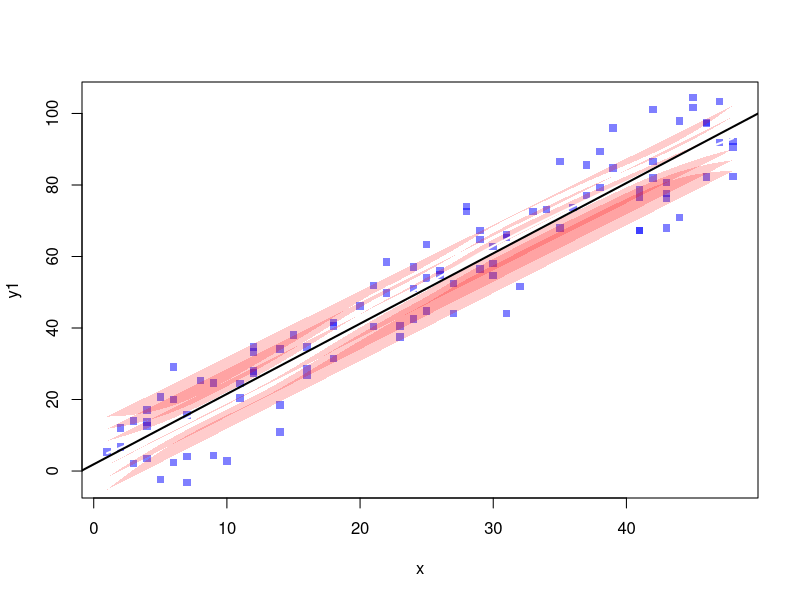
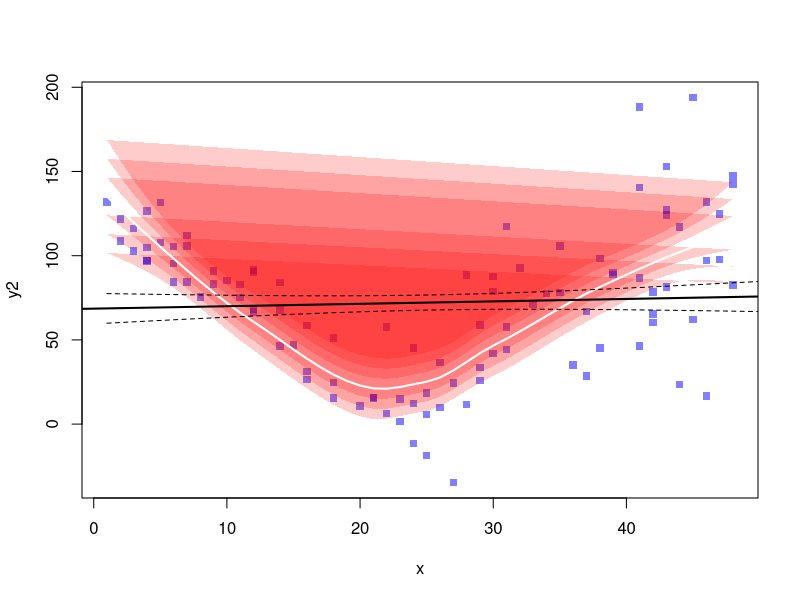

Write the R code that produced these figures, in order.
#' # Local Regression (LOESS) #
#' 
#' Sometimes we have bivariate data that are not well represented by a linear function (even if the variables are transformed). We might be able to see a relationship between the data in a scatterplot, but we are unable to fit a parametric model that properly describes the relationship between outcome and predictor. This might be particularly common when our predictor is a time variable and the outcome is a time-series.
#' In these situations, one way to grasp and convey the relationship is with "local regression," which fits a nonparametric curve to a scatterplot.
#' Note: Local regression also works in multivariate contexts, but we'll focus on the bivariate form here for sake of simplicity.
#'
#' Let's create a simple bivariate relationship and a complex one to see how local regression works in both cases.
set.seed(100)
x <- sample(1:50,100,TRUE)
y1 <- 2*x + rnorm(50,0,10)
y2 <- 5 + rnorm(100,5*abs(x-25),abs(x-10)+10)
#'
#' ## Fitting and visualizing local regressions ##
#' We can fit the local regression using the `loess` function, which takes a formula object as its argument, just like any other regression:
localfit <- loess(y1~x)
#' We can look at the `summary` of the `localfit` object, but - unlike parametric regression methods - the summary won't tell us much.
summary(localfit)
#' Local regression doesn't produce coefficients, so there's no way to see the model in tabular form. Instead we have to look at its predicted values and plot them visually.
#'
#' We can calculate predicted values at each possible value of `x`:
localp <- predict(localfit,data.frame(x=1:50), se=TRUE)
#' The result is a vector of predicted values:
localp
#'
#' To see the loess curve, we can simply plot the fitted values. We'll do something a little more interesting though. We'll start by plotting our original data (in blue), then plot the standard errors as polygons (using the `polygon`) function (for 1-, 2-, and 3-SEs), then overlay the fitted loess curve in white.
#' The plot nicely shows the fit to the data and the increasing uncertainty about the conditional mean at the tails of the independent variable. We also see that these data are easily modeled by a linear regression, which we could add to the plot.
plot(y1~x, pch=15, col=rgb(0,0,1,.5))
# one SE
polygon(c(1:50,50:1), c(localp$fit-localp$se.fit,rev(localp$fit+localp$se.fit)), col=rgb(1,0,0,.2), border=NA)
# two SEs
polygon(c(1:50,50:1), c(localp$fit-2*localp$se.fit,rev(localp$fit+2*localp$se.fit)), col=rgb(1,0,0,.2), border=NA)
# three SEs
polygon(c(1:50,50:1), c(localp$fit-3*localp$se.fit,rev(localp$fit+3*localp$se.fit)), col=rgb(1,0,0,.2), border=NA)
# loess curve:
lines(1:50, localp$fit, col='white', lwd=2)
# overlay a linear fit:
abline(lm(y1~x), lwd=2)
#' 
#' Loess works well in a linear situation, but in those cases we're better off fitting the linear model because then we can get directly interpretable coefficients. The major downside of local regression is that we can only see it and understand it as a graph.
#'
#' We can repeat the above process for our second outcome, which lacks a clear linear relationship between predictor `x` and outcome `y2`:
localfit <- loess(y2~x)
localp <- predict(localfit,data.frame(x=1:50), se=TRUE)
plot(y2~x, pch=15, col=rgb(0,0,1,.5))
# one SE
polygon(c(1:50,50:1), c(localp$fit-localp$se.fit,rev(localp$fit+localp$se.fit)), col=rgb(1,0,0,.2), border=NA)
# two SEs
polygon(c(1:50,50:1), c(localp$fit-2*localp$se.fit,rev(localp$fit+2*localp$se.fit)), col=rgb(1,0,0,.2), border=NA)
# three SEs
polygon(c(1:50,50:1), c(localp$fit-3*localp$se.fit,rev(localp$fit+3*localp$se.fit)), col=rgb(1,0,0,.2), border=NA)
# loess curve:
lines(1:50, localp$fit, col='white', lwd=2)
# overlay a linear fit and associated standard errors:
lmfit <- lm(y2~x)
abline(lmfit, lwd=2)
lmp <- predict(lmfit,data.frame(x=1:50), se.fit=TRUE)
lines(1:50, lmp$fit-lmp$se.fit, lty=2)
lines(1:50, lmp$fit+lmp$se.fit, lty=2)
#' In contrast to the data where `y1` was a simple function of `x`, these data are far messier. They are not well-represented by a straight line fit (as evidenced by our overlay of a linear fit to the data). Instead, the local regression approach shows how `y2` is not a clean function of the predictor. In these situations, the local regression curve can be helpful for understanding the relationship between outcome and predictor and potentially for building a subsequent parametric model that approximates the data better than a straight line.
#'
